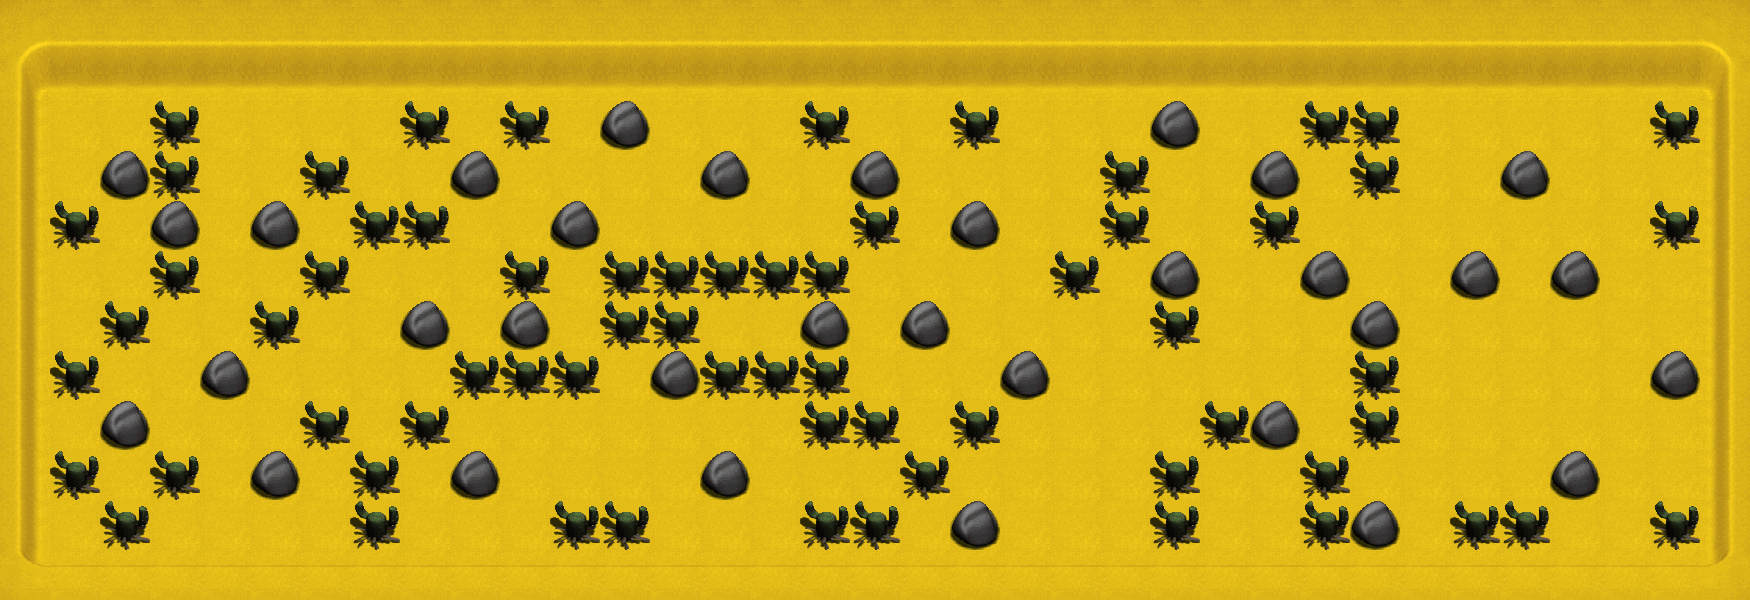

Tiled map render using the project's own tile images. Description and the map definition, with tile-layer contents summarised, below:
An orthogonal 35x12 tile map with 50x50 px tiles, 2 tile layers (background, graphics), 3 tilesets and 131 objects.

<map version="1.0" orientation="orthogonal" renderorder="right-down" width="35" height="12" tilewidth="50" tileheight="50" nextobjectid="163">
 <properties>
  <property name="bonus1" value="1" />
  <property name="bonus2" value="2" />
  <property name="bonus3" value="3" />
  <property name="bonus4" value="4" />
  <property name="bonus5" value="5" />
  <property name="bonus6" value="6" />
  <property name="bonus7" value="7" />
  <property name="bonus8" value="8" />
  <property name="bonus9" value="9" />
  <property name="enemy1" type="int" value="3" />
  <property name="enemy2" type="int" value="5" />
  <property name="enemy3" type="int" value="7" />
  <property name="enemy4" type="int" value="9" />
  <property name="enemy5" type="int" value="10" />
  <property name="height" type="int" value="600" />
  <property name="main_tile_set" value="third_maps" />
  <property name="num_bonus1" type="int" value="12" />
  <property name="num_bonus2" type="int" value="12" />
  <property name="num_bonus3" type="int" value="4" />
  <property name="num_bonus4" type="int" value="4" />
  <property name="num_bonus5" type="int" value="4" />
  <property name="num_bonus6" type="int" value="4" />
  <property name="num_bonus7" type="int" value="4" />
  <property name="num_bonus8" type="int" value="4" />
  <property name="num_bonus9" type="int" value="4" />
  <property name="num_bonus_total" type="int" value="52" />
  <property name="num_enemies" type="int" value="5" />
  <property name="num_explodable_items" type="int" value="63" />
  <property name="num_types_bonus" type="int" value="9" />
  <property name="width" type="int" value="1750" />
 </properties>
 <tileset firstgid="1" name="third_maps" tilewidth="50" tileheight="50" tilecount="80" columns="10">
  <image source="third_maps.png" width="511" height="405" />
 </tileset>
 <tileset firstgid="81" name="flames" tilewidth="50" tileheight="50" tilecount="50" columns="10">
  <image source="flames.png" width="512" height="256" />
 </tileset>
 <tileset firstgid="131" name="flamesNBomb" tilewidth="50" tileheight="50" tilecount="8" columns="8">
  <image source="flames/flamesNBomb.png" width="400" height="50" />
 </tileset>
 <layer name="background" width="35" height="12">
  <data>[420 cells, 420 non-empty, 1 distinct tile ids]</data>
 </layer>
 <layer name="graphics" width="35" height="12">
  <data>[420 cells, 420 non-empty, 14 distinct tile ids]</data>
 </layer>
 <objectgroup name="walls">
  <object id="1" x="0" y="0" width="1750" height="100" />
  <object id="2" x="0" y="100" width="50" height="450" />
  <object id="3" x="1700" y="100" width="50" height="450" />
  <object id="4" x="0" y="550" width="1750" height="50" />
  <object id="5" x="100" y="150" width="50" height="50" />
  <object id="6" x="150" y="200" width="50" height="50" />
  <object id="7" x="100" y="400" width="50" height="50" />
  <object id="8" x="200" y="350" width="50" height="50" />
  <object id="9" x="250" y="200" width="50" height="50" />
  <object id="10" x="250" y="450" width="50" height="50" />
  <object id="11" x="450" y="450" width="50" height="50" />
  <object id="12" x="400" y="300" width="50" height="50" />
  <object id="13" x="500" y="300" width="50" height="50" />
  <object id="14" x="450" y="150" width="50" height="50" />
  <object id="15" x="600" y="100" width="50" height="50" />
  <object id="16" x="550" y="200" width="50" height="50" />
  <object id="17" x="700" y="150" width="50" height="50" />
  <object id="18" x="850" y="150" width="50" height="50" />
  <object id="19" x="650" y="350" width="50" height="50" />
  <object id="20" x="700" y="450" width="50" height="50" />
  <object id="21" x="950" y="500" width="50" height="50" />
  <object id="22" x="900" y="300" width="50" height="50" />
  <object id="23" x="800" y="300" width="50" height="50" />
  <object id="24" x="950" y="200" width="50" height="50" />
  <object id="25" x="1150" y="100" width="50" height="50" />
  <object id="26" x="1150" y="250" width="50" height="50" />
  <object id="27" x="1000" y="350" width="50" height="50" />
  <object id="28" x="1250" y="400" width="50" height="50" />
  <object id="29" x="1250" y="150" width="50" height="50" />
  <object id="31" x="1300" y="250" width="50" height="50" />
  <object id="32" x="1350" y="300" width="50" height="50" />
  <object id="34" x="1500" y="150" width="50" height="50" />
  <object id="35" x="1650" y="350" width="50" height="50" />
  <object id="36" x="1550" y="450" width="50" height="50" />
  <object id="37" x="1350" y="500" width="50" height="50" />
  <object id="159" x="1450" y="250" width="50" height="50" />
  <object id="160" x="1550" y="250" width="50" height="50" />
 </objectgroup>
 <objectgroup name="cactis">
  <object id="48" x="150" y="150" width="50" height="50" />
  <object id="49" x="150" y="100" width="50" height="50" />
  <object id="50" x="50" y="200" width="50" height="50" />
  <object id="51" x="150" y="250" width="50" height="50" />
  <object id="52" x="100" y="300" width="50" height="50" />
  <object id="53" x="50" y="350" width="50" height="50" />
  <object id="54" x="50" y="450" width="50" height="50" />
  <object id="55" x="100" y="500" width="50" height="50" />
  <object id="56" x="150" y="450" width="50" height="50" />
  <object id="58" x="250" y="300" width="50" height="50" />
  <object id="59" x="300" y="250" width="50" height="50" />
  <object id="60" x="300" y="150" width="50" height="50" />
  <object id="61" x="350" y="200" width="50" height="50" />
  <object id="64" x="300" y="400" width="50" height="50" />
  <object id="69" x="350" y="500" width="50" height="50" />
  <object id="70" x="350" y="450" width="50" height="50" />
  <object id="71" x="400" y="400" width="50" height="50" />
  <object id="72" x="450" y="350" width="50" height="50" />
  <object id="74" x="400" y="100" width="50" height="50" />
  <object id="77" x="400" y="200" width="50" height="50" />
  <object id="78" x="500" y="100" width="50" height="50" />
  <object id="79" x="500" y="250" width="50" height="50" />
  <object id="80" x="500" y="350" width="50" height="50" />
  <object id="81" x="550" y="350" width="50" height="50" />
  <object id="83" x="600" y="300" width="50" height="50" />
  <object id="84" x="600" y="250" width="50" height="50" />
  <object id="85" x="650" y="250" width="50" height="50" />
  <object id="86" x="650" y="300" width="50" height="50" />
  <object id="87" x="700" y="250" width="50" height="50" />
  <object id="88" x="750" y="250" width="50" height="50" />
  <object id="90" x="800" y="250" width="50" height="50" />
  <object id="91" x="800" y="100" width="50" height="50" />
  <object id="92" x="700" y="350" width="50" height="50" />
  <object id="94" x="750" y="350" width="50" height="50" />
  <object id="95" x="800" y="350" width="50" height="50" />
  <object id="96" x="800" y="400" width="50" height="50" />
  <object id="97" x="550" y="500" width="50" height="50" />
  <object id="98" x="600" y="500" width="50" height="50" />
  <object id="99" x="800" y="500" width="50" height="50" />
  <object id="101" x="850" y="500" width="50" height="50" />
  <object id="102" x="900" y="450" width="50" height="50" />
  <object id="103" x="950" y="400" width="50" height="50" />
  </objectgroup>
 <objectgroup name="Camada de Objectos 3" />
 <objectgroup name="Camada de Objectos 4" />
 <objectgroup name="mooner">
  <!-- 4 objects omitted --></objectgroup>
 <objectgroup name="Camada de Objectos 6" />
 <objectgroup name="clouder">
  <!-- 4 objects omitted --></objectgroup>
 <objectgroup name="Camada de Objectos 8" />
 <objectgroup name="redball">
  <!-- 12 objects omitted --></objectgroup>
 <objectgroup name="Camada de Objectos 10" />
 <objectgroup name="sandmaster">
  <!-- 7 objects omitted --></objectgroup>
 <objectgroup name="TV">
  <!-- 2 objects omitted --></objectgroup>
</map>
<!-- 52 of 131 objects omitted -->
